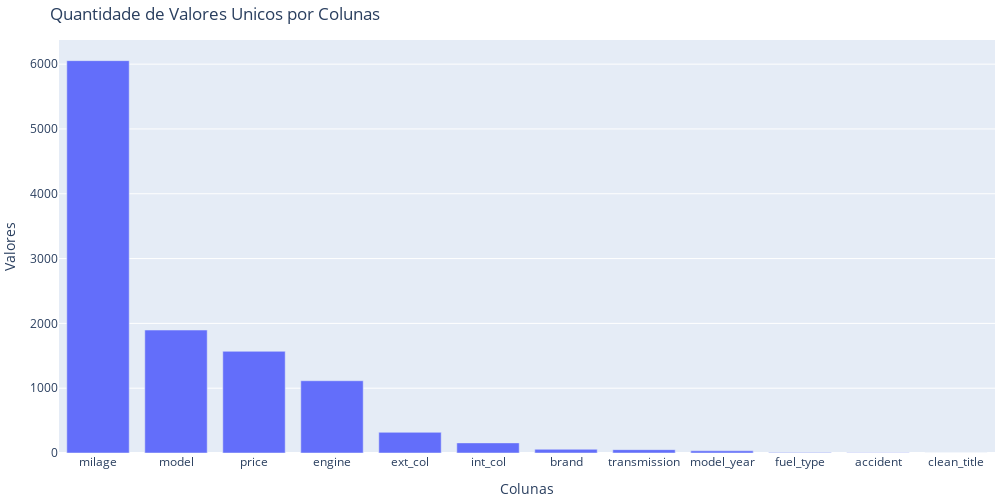

This figure's notebook cell:
### Code cell
fig = go.Figure()
fig.add_trace(
                go.Bar(x=train_nunique.index, y=train_nunique.values)
            )
fig.update_layout(
                title="Quantidade de Valores Unicos por Colunas",
                xaxis_title="Colunas",
                yaxis_title="Valores",
                width = 1000,
                height=500,
                margin=dict(l=5, r=5, t=40, b=5)
            )
fig.show()

### Figure 1 — Plotly figure (JSON) as saved in the notebook; plotly's stock layout.template omitted (floating-point values rounded to 4 significant figures)
{"data": [{"type": "bar", "x": ["milage", "model", "price", "engine", "ext_col", "int_col", "brand", "transmission", "model_year", "fuel_type", "accident", "clean_title"], "y": [6054, 1897, 1569, 1115, 319, 156, 57, 52, 34, 7, 2, 1]}], "layout": {"height": 500, "margin": {"b": 5, "l": 5, "r": 5, "t": 40}, "title": {"text": "Quantidade de Valores Unicos por Colunas"}, "width": 1000, "xaxis": {"title": {"text": "Colunas"}}, "yaxis": {"title": {"text": "Valores"}}}}
